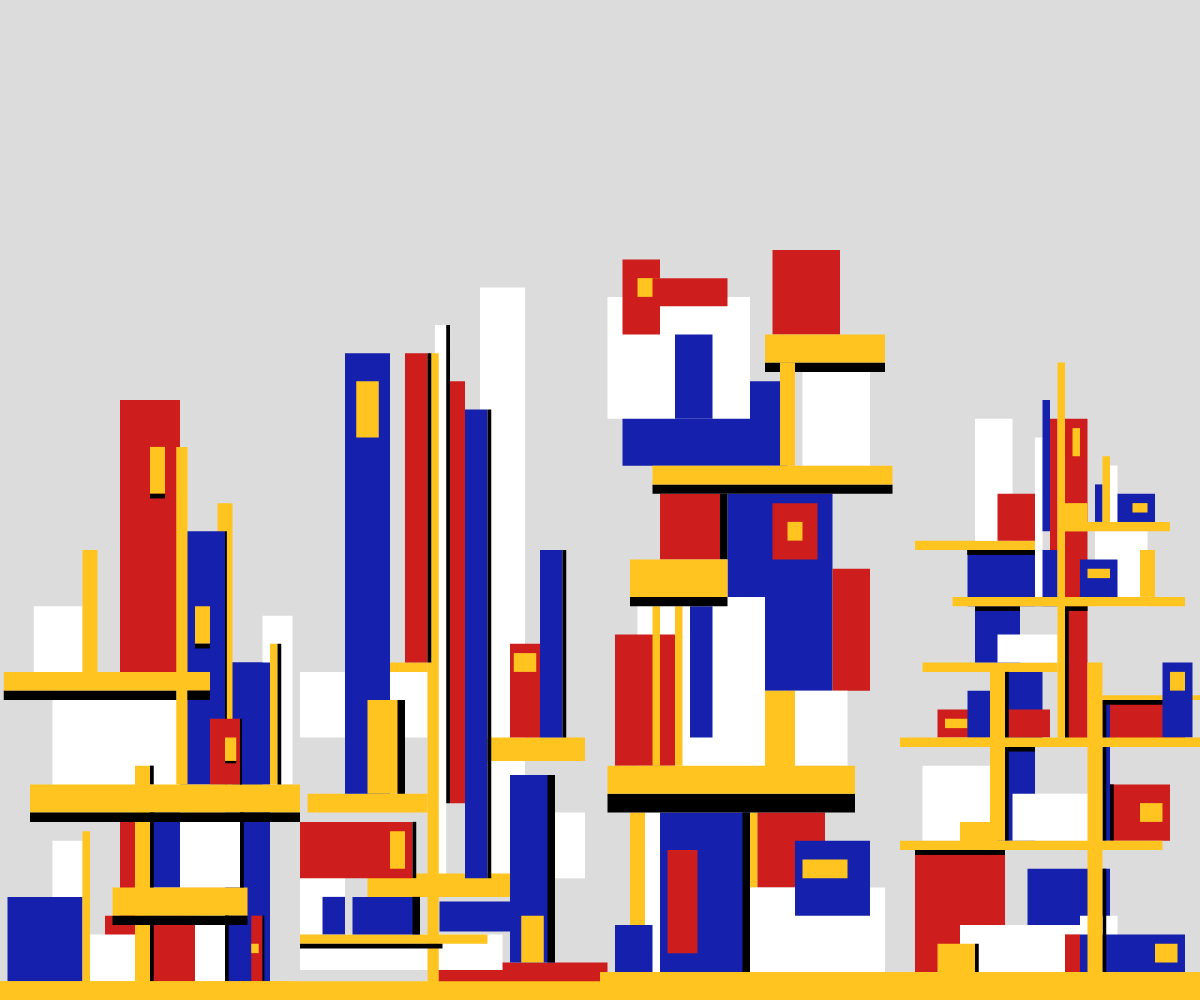
Frame 1 (no input)
Frame 60 (no input): identical to frame 1, image omitted
Frame 120 (the mouse pressed at the canvas centre since frame 60): identical to frame 1, image omitted

The p5.js sketch that drew this single still picture (run headless with seeded random() and noise() and a simulated clock; from frame 60 on, the mouse is pressed at the canvas centre):

// p5.js sketch
// ── sketch.js
// Global variables 
let secondSegStart;
let secondSegWidth;
let thirdSegStart;
let thirdSegWidth;
let fourthSegStart;
let fourthSegWidth;
let minHeight;
let maxHeight;
let rectWidth;
let rectHeight;
let red = [206, 29, 29];
let blue = [21, 33, 173];
let yellow = [255, 196, 31];

function fillColour(colour) {
  // Fills colour based on inputted colour name
  switch(colour) {
    case "red":
      fill(red[0], red[1], red[2]);
      break;
    case "blue":
      fill(blue[0], blue[1], blue[2]);
      break;
    case "yellow":
      fill(yellow[0], yellow[1], yellow[2]);
      break;
    case "white":
      fill(255);
      break;
    case "black":
      fill(0);
      break;
  }
}

function drawRect(x, y, w, h, c) { // draws rectangle using ratios as setup in global variables
  
  fillColour(c);
  rect(x * rectWidth, windowHeight - y * rectHeight, w * rectWidth, h * rectHeight);
}

function drawFirstBuilding() {
  push();

  // Bottom layer
  drawRect(24, 10, 6, 10, "white");
  drawRect(14, 9, 12, 9,"red");
  drawRect(16, 19, 2, 12,"red");
  drawRect(7, 17, 4, 17,"white");
  drawRect(12, 7, 6, 7,"white");
  drawRect(1, 11, 10, 11,"blue");
  drawRect(19, 20, 5, 8,"blue");
  drawRect(30, 36, 6, 36,"blue");
  drawRect(33.5, 9, 1.5, 9,"red");
  drawRect(33.5, 6, 1, 1,"yellow");
  drawRect(24, 20, 8, 8,"white");
  drawRect(11, 18, 1, 18,"yellow");
  drawRect(15, 12, 18, 3,"yellow");
  drawRect(35, 9, 0.25, 7,"black");
  drawRect(30, 9, 0.5, 7,"black");
  drawRect(18, 7, 0.5, 5,"black");

  // Middle layer
  drawRect(35, 41, 4, 18, "white");
  drawRect(30, 36, 6, 13, "blue");
  drawRect(36, 38, 1, 15, "yellow");
  drawRect(29, 53, 2, 30, "yellow");
  drawRect(24, 50, 6, 27, "blue");
  drawRect(30, 50, 0.25, 27, "black");
  drawRect(26, 42, 2, 4, "yellow");
  drawRect(7, 33, 17, 11, "white");
  drawRect(28, 30, 4, 7, "red");
  drawRect(30, 28, 1.5, 2.5,"yellow");
  drawRect(4, 23, 36, 3, "yellow");
  drawRect(18, 25, 2, 25, "yellow");
  drawRect(4, 20, 36, 1, "black");
  drawRect(26, 38, 2, 0.5, "black");
  drawRect(20, 25, 0.5, 2, "black");
  drawRect(20, 20, 0.5, 8, "black");
  drawRect(20, 8, 0.5, 6, "black");
  drawRect(15, 9, 18, 1, "black");
  drawRect(32, 20, 0.5, 8, "black");

  // Top layer
  drawRect(4.5, 42, 6.5, 7, "white");
  drawRect(0.5, 35, 27.5, 2, "yellow");
  drawRect(11, 48, 2, 13, "yellow");
  drawRect(16, 64, 8, 29, "red");
  drawRect(20, 59, 2, 5, "yellow");
  drawRect(23.5, 59, 1.5, 36, "yellow");
  drawRect(0.5, 33, 23, 1, "black");
  drawRect(25, 33, 3, 1, "black");
  drawRect(20, 54, 2, 0.5, "black");
  drawRect(37, 38, 0.5, 15, "black");
  drawRect(32, 30, 0.25, 7, "black");
  drawRect(30, 25.5, 1.5, 0.25, "black");

  // Yellow floor
  drawRect(0, 2, 39, 2, "yellow");

  pop();
}

function drawSecondBuilding() {
  push();
  translate(secondSegStart, 0); // Set the starting position of the canvas to one-quarter of the screen
  
  drawRect(18, 4, 23, 4, "red");   
  
  //White
  drawRect(0, 7, 27, 3.8, "white");   
  drawRect(0, 19, 6, 12, "white");   
  drawRect(0, 35, 17, 7, "white");    
  drawRect(33, 20, 5, 7, "white");   
  drawRect(24, 76, 6, 63, "white"); 
  drawRect(18, 72, 1.5, 60, "white");

  // Yellow
  drawRect(3, 1.5, 37, 1.5, "yellow");   
  drawRect(0, 7, 25, 1, "yellow");   
  drawRect(9, 13.5, 20, 2.5, "yellow"); 
  drawRect(1, 22, 16, 2, "yellow");  
  drawRect(11, 36, 6, 1, "yellow");  
  drawRect(17, 69, 1.5, 69, "yellow"); 
  drawRect(20, 28, 18, 2.5, "yellow"); 
 
  // Blue
  drawRect(6, 69, 6, 47, "blue");
  drawRect(3, 11, 3, 4, "blue"); 
  drawRect(7, 11, 9, 4, "blue");
  drawRect(22, 63, 3, 50, "blue");
  drawRect(32, 48, 3, 20, "blue");
  drawRect(18.6, 10.5, 10, 3.2, "blue"); 
  drawRect(28, 24, 6, 20, "blue"); 

  // Red
  drawRect(14, 69, 3, 33, "red");    
  drawRect(0, 19, 15, 6, "red"); 
  drawRect(20, 66, 2, 45, "red");
  drawRect(28, 38, 4, 10, "red");    

  // Other Yellow
  drawRect(7.5, 66, 3, 6, "yellow"); 
  drawRect(9, 32, 5, 10, "yellow");
  drawRect(12, 18, 2, 4, "yellow"); 
  drawRect(28.5, 37, 3, 2, "yellow"); 
  drawRect(29.5, 9, 3, 5, "yellow");

  // black shadows
  drawRect(13, 32, 1, 10, "black");  
  drawRect(15, 19, 0.5, 6, "black"); 
  drawRect(15, 11, 1, 4, "black"); 
  drawRect(17, 69, 0.5, 33, "black");
  drawRect(19.5, 72, 0.5, 51, "black");
  drawRect(25, 63, 0.5, 50, "black");
  drawRect(35, 48, 0.5, 20, "black");
  drawRect(33, 24, 1, 20, "black");
  drawRect(0, 6, 19, 0.5, "black");

  pop();
}

function drawThirdBuilding() {
  push();
  translate(thirdSegStart, 0); // Set the starting position of the canvas to half of the screen
  
  // Bottom layer
  drawRect(6, 20, 3, 20, "white");
  drawRect(4, 20, 2, 20, "yellow");
  drawRect(2, 8, 5, 5, "blue");
  drawRect(8, 20, 12, 20, "blue");
  drawRect(9, 16, 4, 11, "red");
  drawRect(20, 20, 1, 8, "yellow");
  drawRect(21, 20, 9, 8, "red");
  drawRect(20, 12, 18, 12, "white");
  drawRect(26, 17, 10, 8, "blue");
  drawRect(27, 15, 6, 2, "yellow");
  drawRect(1, 22, 33, 2, "black");
  drawRect(19, 20, 1, 20, "black");

  // Middle layer
  drawRect(8, 54, 8, 7, "red");
  drawRect(17, 54, 14, 21, "blue");
  drawRect(31, 46, 5, 13, "red");
  drawRect(23, 53, 6, 6, "red");
  drawRect(25, 51, 2, 2, "yellow");
  drawRect(5, 43, 17, 19, "white");
  drawRect(26, 33, 7, 8, "white");
  drawRect(2, 39, 8, 14, "red");
  drawRect(12, 42, 3, 14, "blue");
  drawRect(7, 42, 1, 17, "yellow");
  drawRect(10, 42, 1, 17, "yellow");
  drawRect(22, 33, 4, 9, "yellow");
  drawRect(1, 25, 33, 3, "yellow");
  drawRect(16, 54, 1, 7, "black");
  drawRect(7, 55, 32, 1, "black");
  drawRect(4, 43, 13, 1, "black");
  drawRect(4, 47, 13, 4, "yellow");

  // Top layer
  drawRect(3, 66, 22, 9, "blue");
  drawRect(27, 67, 9, 10, "white");
  drawRect(1, 75, 19, 13, "white");
  drawRect(10, 71, 5, 9, "blue");
  drawRect(3, 79, 5, 8, "red");
  drawRect(5, 77, 3, 2, "yellow");
  drawRect(7, 77, 10, 3, "red");
  drawRect(23, 80, 9, 9, "red");
  drawRect(22, 68, 16, 1, "black");
  drawRect(7, 57, 32, 2, "yellow");
  drawRect(22, 71, 16, 3, "yellow");
  drawRect(24, 68, 2, 11, "yellow");
  
  // Yellow floor
  drawRect(0, 3, 40, 3, "yellow");
  
  pop();
}

function drawFourthBuilding() {
  push();

  translate(fourthSegStart, 0); // Set the starting position of the canvas to three-quarters of the screen

  //bottom layer
  drawRect(2, 16, 12, 15, "red");
  drawRect(17, 14, 11, 13, "blue");
  drawRect(8, 8, 18, 7, "white");
  drawRect(5, 6, 5, 5, "yellow");
  drawRect(22, 7, 2, 6, "red");
  drawRect(24, 9, 5, 8, "white");
  drawRect(24, 7, 14, 6, "blue");
  drawRect(34, 6, 3, 2, "yellow");

  //second layer
  drawRect(3, 25, 9, 8, "white");
  drawRect(12, 27, 6, 10, "blue");
  drawRect(15, 22, 12, 5, "white");
  drawRect(28, 23, 8, 6, "red");
  drawRect(32, 21, 3, 2, "yellow");
  drawRect(8, 19, 5, 3, "yellow");


  //third layer
  drawRect(12, 35, 7, 8, "blue");
  drawRect(5, 31, 15, 3, "red");
  drawRect(6, 30, 3, 1, "yellow");
  drawRect(9, 33, 3, 5, "blue");
  drawRect(26, 32, 12, 5, "red");
  drawRect(27, 32, 1, 15, "blue");
  drawRect(27, 32.5, 15, 0.5, "yellow");
  drawRect(35, 36, 4, 8, "blue");
  drawRect(36, 35, 2, 2, "yellow");
  drawRect(3, 36, 18, 1, "yellow");
  drawRect(10, 42, 6, 6, "blue");
  drawRect(13, 39, 8, 3, "white");
  drawRect(22, 62, 3, 35, "red"); 
  drawRect(23, 61, 1, 3, "yellow");

  //fourth layer
  drawRect(9, 48, 12, 6, "blue");
  drawRect(18, 60, 1, 18, "white");
  drawRect(19, 64, 1, 14, "blue");
  drawRect(20, 62, 1, 14, "red");
  drawRect(2, 49, 16, 1, "yellow");
  drawRect(10, 62, 5, 13, "white");
  drawRect(13, 54, 5, 5, "red");
  drawRect(26, 50, 7, 8, "white");
  drawRect(32, 48, 2, 5, "yellow");
  drawRect(24, 47, 5, 4, "blue");
  drawRect(25, 46, 3, 1, "yellow");
  drawRect(22, 51, 14, 1, "yellow");
  drawRect(22, 53, 3, 3, "yellow");
  drawRect(26, 55, 1, 4, "blue");
  drawRect(27, 58, 1, 7, "yellow");
  drawRect(28, 57, 1, 6, "white");
  drawRect(29, 54, 5, 3, "blue");
  drawRect(31, 53, 2, 1, "yellow");

  //shadow
  drawRect(2, 16, 12, 0.5, "black");
  drawRect(2, 16, 12, 0.5, "black");
  drawRect(10, 6, 0.5, 5, "black");
  drawRect(12, 25, 0.5, 6, "black");
  drawRect(28, 23, 0.5, 6, "black");
  drawRect(14, 35, 0.5, 18, "black");
  drawRect(27, 32, 0.5, 15, "black");
  drawRect(27, 14, 0.5, 12, "black");
  drawRect(14, 27, 4, 0.5, "black");
  drawRect(27, 32, 8, 0.5, "black");
  drawRect(10, 42, 6, 0.5, "black");
  drawRect(22, 42, 0.5, 15, "black");
  drawRect(22, 42, 3, 0.5, "black");
  drawRect(9, 48, 9, 0.5, "black");
  drawRect(9, 48, 9, 0.5, "black");

  //yellow floor
  drawRect(0, 3, 40, 2, "yellow");
  drawRect(0, 17, 35, 1, "yellow");
  drawRect(0, 28, 40, 1, "yellow");
  drawRect(12, 35, 2, 18, "yellow");
  drawRect(25, 36, 2, 34, "yellow");
  drawRect(7, 43, 31, 1, "yellow");
  drawRect(21, 68, 1, 40, "yellow");

  pop();
}

function setup() {
  createCanvas(windowWidth, windowHeight);
  noStroke();

  // Calculate the start positions and widths for the second, third, and fourth segments
  secondSegStart = width / 4;  
  secondSegWidth = width / 2 - secondSegStart;  
  thirdSegStart = width / 2;  
  thirdSegWidth = width / 4 * 3 - thirdSegStart;
  fourthSegStart = width / 4 * 3;
  fourthSegWidth = width - fourthSegStart;
  
  minHeight = height / 4;
  maxHeight = height - minHeight;
  rectWidth = secondSegWidth / 40; 
  rectHeight = maxHeight / 80;
}

function draw() {
  background(220);
  
  drawFirstBuilding();
  drawSecondBuilding();
  drawThirdBuilding();
  drawFourthBuilding();

  // Yellow floor
  fillColour("yellow");
  rect(0, height-rectHeight*2, width, rectHeight*2);
}

function windowResized() {
  // Resize the canvas to match the new window size
  resizeCanvas(windowWidth, windowHeight);
  
  secondSegStart = windowWidth / 4;
  secondSegWidth = windowWidth / 2 - secondSegStart;
  thirdSegStart = windowWidth / 2;
  thirdSegWidth = windowWidth / 4 * 3 - thirdSegStart;
  fourthSegStart = width / 4 * 3;
  fourthSegWidth = width - fourthSegStart;
  
  minHeight = windowHeight / 4;
  maxHeight = windowHeight - minHeight;
  rectWidth = secondSegWidth / 40;
  rectHeight = maxHeight / 80;
}
